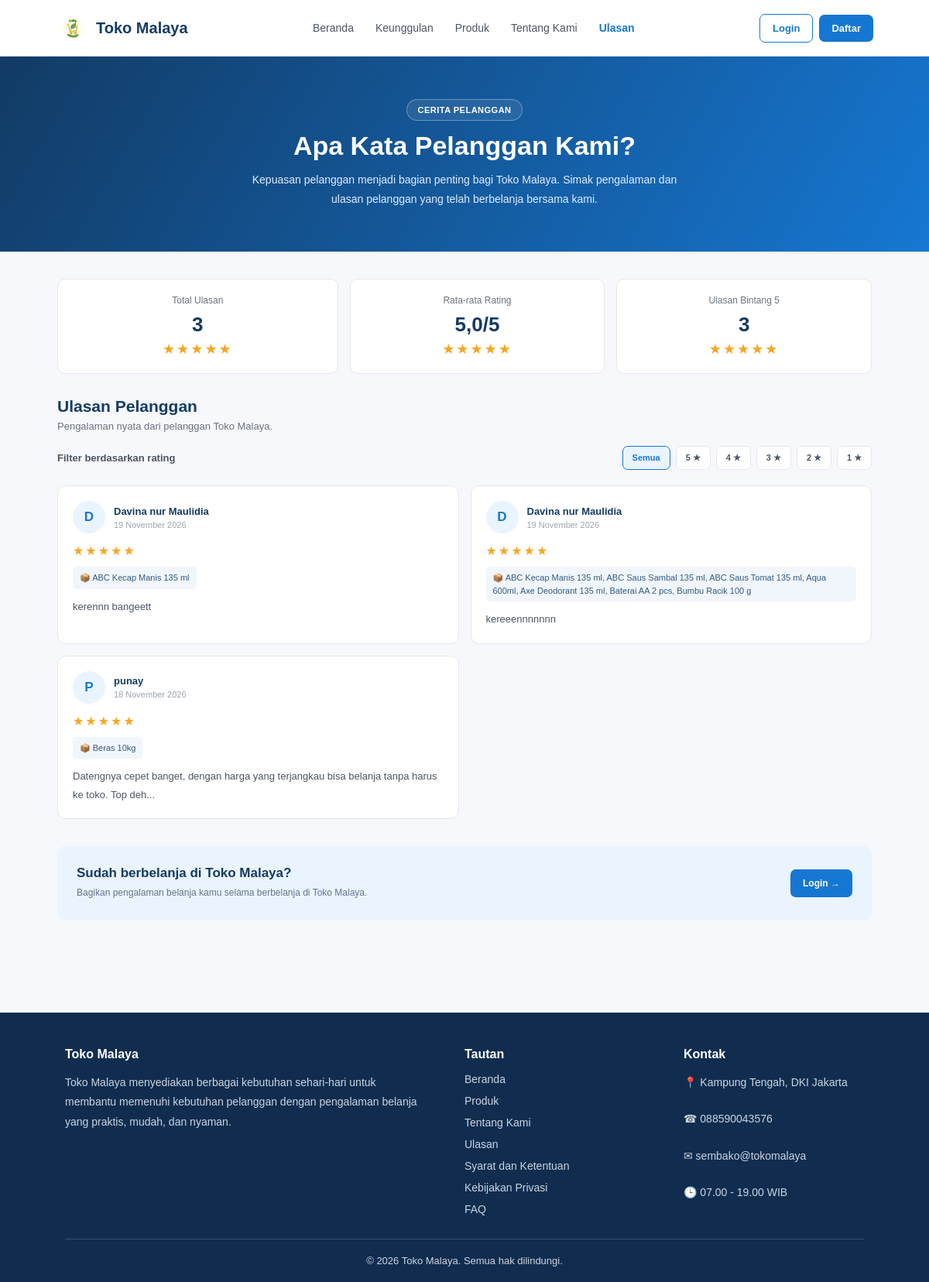
The app's page /testimoni.php with its own data.
### tables this page shows
CREATE TABLE `testimoni` (
  `id_testimoni` int(11) NOT NULL,
  `id_user` int(11) NOT NULL,
  `id_pesanan` int(11) NOT NULL,
  `rating` tinyint(4) NOT NULL,
  `komentar` text NOT NULL,
  `tanggal_dibuat` timestamp NULL DEFAULT current_timestamp()
);

CREATE TABLE `users` (
  `id_user` int(11) NOT NULL,
  `nama` varchar(100) NOT NULL,
  `email` varchar(150) NOT NULL,
  `username` varchar(50) NOT NULL,
  `password` varchar(255) NOT NULL,
  `role` enum('admin','kasir','pelanggan','karyawan') NOT NULL DEFAULT 'pelanggan',
  `foto_profil` varchar(255) DEFAULT NULL
);

### testimoni.php (the view, shortened to what this page needs)
<?php
require_once "config/database.php";
$is_login = isset($_SESSION['id_user']);
$role = $_SESSION['role'] ?? '';
function e($value)
{
    return htmlspecialchars((string)$value, ENT_QUOTES, 'UTF-8');
}
function tanggalIndonesia($tanggal)
{
    $bulan = [
        1 => 'Januari', 'Februari', 'Maret', 'April',
        'Mei', 'Juni', 'Juli', 'Agustus',
        'September', 'Oktober', 'November', 'Desember'
    ];
    $waktu = strtotime($tanggal);
    return date('d', $waktu) . ' ' .
        $bulan[(int)date('n', $waktu)] . ' ' .
        date('Y', $waktu);
}
$statistik = [
    'total' => 0,
    'rata_rata' => 0,
    'bintang_5' => 0
];
$query_statistik = mysqli_query($conn, "
    SELECT
        COUNT(*) AS total,
        COALESCE(AVG(rating), 0) AS rata_rata,
        COALESCE(SUM(rating = 5), 0) AS bintang_5
    FROM testimoni
");
if ($query_statistik) {
    $statistik = mysqli_fetch_assoc($query_statistik);
}
$filter_rating = isset($_GET['rating'])
    ? (int)$_GET['rating']
    : 0;
$query = "
    SELECT
        t.id_testimoni,
        t.id_pesanan,
        t.rating,
        t.komentar,
        t.tanggal_dibuat,
        u.nama AS nama_pelanggan,
        GROUP_CONCAT(
            DISTINCT b.nama_barang
            ORDER BY b.nama_barang
            SEPARATOR ', '
        ) AS nama_produk
    FROM testimoni t
    INNER JOIN users u
        ON t.id_user = u.id_user
    INNER JOIN pesanan p
        ON t.id_pesanan = p.id_pesanan
    LEFT JOIN detail_pesanan dp
        ON p.id_pesanan = dp.id_pesanan
    LEFT JOIN barang b
        ON dp.id_barang = b.id_barang
    WHERE 1=1
";
$query .= "
    GROUP BY
        t.id_testimoni,
        t.id_pesanan,
        t.rating,
        t.komentar,
        t.tanggal_dibuat,
        u.nama
    ORDER BY t.tanggal_dibuat DESC, t.id_testimoni DESC
";
$result_testimoni = mysqli_query($conn, $query);
$testimoni = [];
while ($row = mysqli_fetch_assoc($result_testimoni)) {
    $testimoni[] = $row;
}
$total_ulasan = (int)$statistik['total'];
$rata_rata = (float)$statistik['rata_rata'];
?>
<!DOCTYPE html>
<html lang="id">
<head>
</head>
<body>
<nav class="navbar">
    <div class="navbar-inner">
        <a href="index.php" class="brand">
            <img
                src="assets/SembakoKu (3).png"
                alt="Logo SembakoKu"
                class="brand-logo"
            >
            <span class="brand-name">
                Toko Malaya
            </span>
        </a>
        <div class="nav-menu">
            <a href="index.php" data-nav="beranda">
                Beranda
            </a>
            <a href="index.php#keunggulan" data-nav="keunggulan">
                Keunggulan
            </a>
            <a href="index.php#produk" data-nav="produk">
                Produk
            </a>
            <a href="tentang_kami.php" data-nav="tentang">
                Tentang Kami
            </a>
            <a href="testimoni.php" class="active">
                Ulasan
            </a>
        </div>
        <div class="nav-right">
            <?php if (!$is_login): ?>
                <a href="auth/login.php" class="btn-login">
                    Login
                </a>
                <a href="auth/register.php" class="btn-register">
                    Daftar
                </a>
            <?php endif; ?>
        </div>
    </div>
</nav>
<section class="hero">
    <div class="hero-content">
        <span class="hero-label">
            CERITA PELANGGAN
        </span>
        <h1>Apa Kata Pelanggan Kami?</h1>
        <p>
            Kepuasan pelanggan menjadi bagian penting bagi Toko Malaya.
            Simak pengalaman dan ulasan pelanggan yang telah berbelanja
            bersama kami.
        </p>
    </div>
</section>
<main class="main">
    <section class="stats-card">
        <div class="stat-item">
            <div class="stat-label">
                Total Ulasan
            </div>
            <div class="stat-value">
                <?= number_format($total_ulasan, 0, ',', '.') ?>
            </div>
            <div class="stat-stars">★★★★★</div>
        </div>
        <div class="stat-item">
            <div class="stat-label">
                Rata-rata Rating
            </div>
            <div class="stat-value">
                <?= number_format($rata_rata, 1, ',', '.') ?>/5
            </div>
            <div class="stat-stars">★★★★★</div>
        </div>
        <div class="stat-item">
            <div class="stat-label">
                Ulasan Bintang 5
            </div>
            <div class="stat-value">
                <?= number_format((int)$statistik['bintang_5'], 0, ',', '.') ?>
            </div>
            <div class="stat-stars">★★★★★</div>
        </div>
    </section>
    <section>
        <div class="section-heading">
            <h2>Ulasan Pelanggan</h2>
            <p>
                Pengalaman nyata dari pelanggan Toko Malaya.
            </p>
        </div>
        <div class="filter-area">
            <span class="filter-label">
                Filter berdasarkan rating
            </span>
            <div class="filter-buttons">
                <a
                    href="testimoni.php"
                    class="<?= $filter_rating === 0 ? 'active' : '' ?>"
                >
                    Semua
                </a>
                <?php for ($i = 5; $i >= 1; $i--): ?>
                    <a
                        href="testimoni.php?rating=<?= $i ?>"
                        class="<?= $filter_rating === $i ? 'active' : '' ?>"
                    >
                        <?= $i ?> ★
                    </a>
                <?php endfor; ?>
            </div>
        </div>
        <?php if (!empty($testimoni)): ?>
            <div class="review-list">
                <?php foreach ($testimoni as $item):
                    $nama_pelanggan = trim(
                        (string)$item['nama_pelanggan']
                    );
                    $inisial = strtoupper(
                        substr(
                            $nama_pelanggan !== ''
                                ? $nama_pelanggan
                                : 'P',
                            0,
                            1
                        )
                    );
                    $rating = max(
                        1,
                        min(5, (int)$item['rating'])
                    );
                ?>
                    <article class="review-card">
                        <div class="review-header">
                            <div class="avatar">
                                <?= e($inisial) ?>
                            </div>
                            <div class="customer-info">
                                <div class="customer-name">
                                    <?= e($nama_pelanggan) ?>
                                </div>
                                <div class="review-date">
                                    <?= e(
                                        tanggalIndonesia(
                                            $item['tanggal_dibuat']
                                        )
                                    ) ?>
                                </div>
                            </div>
                        </div>
                        <div class="review-rating">
                            <?= str_repeat('★', $rating) ?>
                        </div>
                        <?php if (!empty($item['nama_produk'])): ?>
                            <div class="product-tag">
                                📦 <?= e($item['nama_produk']) ?>
                            </div>
                        <?php endif; ?>
                        <p class="review-comment">
                            <?= nl2br(e($item['komentar'])) ?>
                        </p>
                    </article>
                <?php endforeach; ?>
            </div>
        <?php endif; ?>
    </section>
    <section class="cta">
        <div>
            <h3>Sudah berbelanja di Toko Malaya?</h3>
            <p>
                Bagikan pengalaman belanja kamu selama berbelanja di Toko Malaya.
            </p>
        </div>
        <?php if (
            $is_login &&
            $role === 'pelanggan'
        ): ?>
            <a href="pelanggan/pesanan.php">
                Beri Ulasan →
            </a>
        <?php else: ?>
            <a href="auth/login.php">
                Login →
            </a>
        <?php endif; ?>
    </section>
</main>
<footer>
    <div class="footer-content">
        <div class="footer-about">
            <h3>Toko Malaya</h3>
            <p>
                Toko Malaya menyediakan berbagai kebutuhan
                sehari-hari untuk membantu memenuhi kebutuhan
                pelanggan dengan pengalaman belanja yang
                praktis, mudah, dan nyaman.
            </p>
        </div>
        <div>
            <h3>Tautan</h3>
            <div class="footer-links">
                <a href="index.php">Beranda</a>
                <a href="index.php#produk">Produk</a>
                <a href="tentang_kami.php">Tentang Kami</a>
                <a href="testimoni.php">Ulasan</a>
                <a href="syarat_ketentuan.php">Syarat dan Ketentuan</a>
                <a href="kebijakan_privasi.php">Kebijakan Privasi</a>
                <a href="faq.php">FAQ</a>
            </div>
        </div>
        <div>
            <h3>Kontak</h3>
            <div class="footer-contact">
                <p>📍 Kampung Tengah, DKI Jakarta</p>
                <p>☎ 088590043576</p>
                <p>✉ sembako@tokomalaya</p>
                <p>🕒 07.00 - 19.00 WIB</p>
            </div>
        </div>
    </div>
    <div class="footer-bottom">
        © <?= date('Y'); ?> Toko Malaya.
        Semua hak dilindungi.
    </div>
</footer>
</body>
</html>

### records on screen
testimoni: id_user.nama "D", id_user.nama "Davina nur Maulidia", tanggal_dibuat "19 November 2026", rating "★★★★★", nama_produk "ABC Kecap Manis 135 ml", komentar "kerennn bangeett"
testimoni: id_user.nama "D", id_user.nama "Davina nur Maulidia", tanggal_dibuat "19 November 2026", rating "★★★★★", nama_produk "ABC Kecap Manis 135 ml, ABC Saus Sambal 135 ml, ABC Saus Tomat 135 ml, Aqua 600ml, Axe Deodorant 135 ml, Baterai AA 2 pcs, Bumbu Racik 100 g", komentar "kereeennnnnnn"
testimoni: id_user.nama "P", id_user.nama "punay", tanggal_dibuat "18 November 2026", rating "★★★★★", nama_produk "Beras 10kg", komentar "Datengnya cepet banget, dengan harga yang terjangkau bisa belanja tanpa harus ke toko. Top deh..."

### other values on screen
$total_ulasan "3"
$rata_rata "5,0"
$statistik['bintang_5'] "3"
